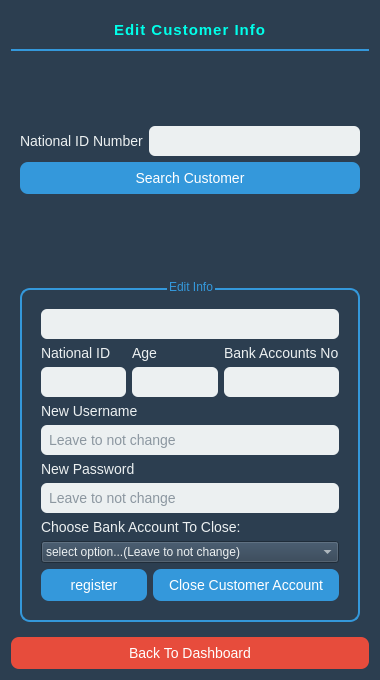
<?xml version="1.0" encoding="UTF-8"?>
<ui version="4.0">
 <class>EditCustomerInfo</class>
 <widget class="QWidget" name="EditCustomerInfo">
  <property name="geometry">
   <rect>
    <x>0</x>
    <y>0</y>
    <width>380</width>
    <height>680</height>
   </rect>
  </property>
  <property name="sizePolicy">
   <sizepolicy hsizetype="Fixed" vsizetype="Fixed">
    <horstretch>0</horstretch>
    <verstretch>0</verstretch>
   </sizepolicy>
  </property>
  <property name="minimumSize">
   <size>
    <width>380</width>
    <height>680</height>
   </size>
  </property>
  <property name="maximumSize">
   <size>
    <width>380</width>
    <height>680</height>
   </size>
  </property>
  <property name="windowTitle">
   <string>EditCustomerInfo</string>
  </property>
  <property name="styleSheet">
   <string notr="true">QWidget {
    background-color: #2c3e50;
    font-family: &quot;Segoe UI&quot;, sans-serif;
    color: #ecf0f1;
}

QLabel {
    font-size: 14px;
}

QLabel#name, QLabel#id, QLabel#Balance, QLabel#account_type,
QLabel#CN, QLabel#AN, QLabel#IBAN, QLabel#CCV2, QLabel#Date {
    font-weight: bold;
    font-size: 16px;
    color: #ffffff;
    background-color: #34495e;
    padding: 6px 10px;
    border-radius: 8px;
}

QGroupBox {
    border: 2px solid #3498db;
    border-radius: 10px;
    margin-top: 10px;
    padding: 10px;
}

QGroupBox::title {
    color: #3498db;
    font-size: 16px;
    font-weight: bold;
}

QLineEdit {
    background-color: #ecf0f1;
    color: #2c3e50;
    padding: 6px;
    border-radius: 6px;
    font-size: 14px;
}

QPushButton {
    background-color: #3498db;
    color: white;
    font-size: 14px;
    padding: 8px 16px;
    border: none;
    border-radius: 8px;
}

QPushButton:hover {
    background-color: #2980b9;
}

QPushButton#logoutButton {
    background-color: #e74c3c;
}

QPushButton#logoutButton:hover {
    background-color: #c0392b;
}
</string>
  </property>
  <layout class="QGridLayout" name="gridLayout_3">
   <item row="0" column="0">
    <widget class="QLabel" name="LL">
     <property name="sizePolicy">
      <sizepolicy hsizetype="Preferred" vsizetype="Fixed">
       <horstretch>0</horstretch>
       <verstretch>0</verstretch>
      </sizepolicy>
     </property>
     <property name="styleSheet">
      <string notr="true">QLabel {
    font-size: 15px;
    font-weight: bold;
    color: rgb(0, 255, 234);
    padding: 10px 0;
    border-bottom: 2px solid #3498db;
    letter-spacing: 1px;
}
</string>
     </property>
     <property name="text">
      <string>Edit Customer Info</string>
     </property>
     <property name="alignment">
      <set>Qt::AlignmentFlag::AlignCenter</set>
     </property>
    </widget>
   </item>
   <item row="3" column="0">
    <widget class="QPushButton" name="logoutButton">
     <property name="text">
      <string>Back To Dashboard</string>
     </property>
    </widget>
   </item>
   <item row="1" column="0">
    <widget class="QWidget" name="widget" native="true">
     <layout class="QGridLayout" name="gridLayout">
      <item row="0" column="0">
       <layout class="QVBoxLayout" name="verticalLayout_3">
        <item>
         <spacer name="verticalSpacer_2">
          <property name="orientation">
           <enum>Qt::Orientation::Vertical</enum>
          </property>
          <property name="sizeHint" stdset="0">
           <size>
            <width>20</width>
            <height>40</height>
           </size>
          </property>
         </spacer>
        </item>
        <item>
         <layout class="QHBoxLayout" name="horizontalLayout">
          <item>
           <widget class="QLabel" name="label_2">
            <property name="text">
             <string>National ID Number</string>
            </property>
           </widget>
          </item>
          <item>
           <widget class="QLineEdit" name="ID_Line"/>
          </item>
         </layout>
        </item>
        <item>
         <widget class="QPushButton" name="search_btn">
          <property name="text">
           <string>Search Customer</string>
          </property>
         </widget>
        </item>
        <item>
         <spacer name="verticalSpacer_3">
          <property name="orientation">
           <enum>Qt::Orientation::Vertical</enum>
          </property>
          <property name="sizeHint" stdset="0">
           <size>
            <width>20</width>
            <height>40</height>
           </size>
          </property>
         </spacer>
        </item>
       </layout>
      </item>
     </layout>
    </widget>
   </item>
   <item row="2" column="0">
    <widget class="QWidget" name="widget_2" native="true">
     <layout class="QGridLayout" name="gridLayout_2">
      <item row="0" column="0">
       <layout class="QVBoxLayout" name="verticalLayout_4">
        <item>
         <widget class="QGroupBox" name="groupBox">
          <property name="title">
           <string>Edit Info</string>
          </property>
          <property name="alignment">
           <set>Qt::AlignmentFlag::AlignCenter</set>
          </property>
          <layout class="QVBoxLayout" name="verticalLayout_10">
           <item>
            <widget class="QLineEdit" name="name_label">
             <property name="font">
              <font>
               <family>Segoe UI</family>
               <pointsize>-1</pointsize>
              </font>
             </property>
             <property name="alignment">
              <set>Qt::AlignmentFlag::AlignCenter</set>
             </property>
             <property name="readOnly">
              <bool>true</bool>
             </property>
            </widget>
           </item>
           <item>
            <layout class="QHBoxLayout" name="horizontalLayout_3">
             <item>
              <layout class="QVBoxLayout" name="verticalLayout_9">
               <item>
                <widget class="QLabel" name="label_6">
                 <property name="text">
                  <string>National ID</string>
                 </property>
                </widget>
               </item>
               <item>
                <widget class="QLineEdit" name="ID_label">
                 <property name="font">
                  <font>
                   <family>Segoe UI</family>
                   <pointsize>-1</pointsize>
                  </font>
                 </property>
                 <property name="alignment">
                  <set>Qt::AlignmentFlag::AlignCenter</set>
                 </property>
                 <property name="readOnly">
                  <bool>true</bool>
                 </property>
                </widget>
               </item>
              </layout>
             </item>
             <item>
              <layout class="QVBoxLayout" name="verticalLayout_7">
               <item>
                <widget class="QLabel" name="label_7">
                 <property name="text">
                  <string>Age</string>
                 </property>
                </widget>
               </item>
               <item>
                <widget class="QLineEdit" name="Age_label">
                 <property name="font">
                  <font>
                   <family>Segoe UI</family>
                   <pointsize>-1</pointsize>
                  </font>
                 </property>
                 <property name="alignment">
                  <set>Qt::AlignmentFlag::AlignCenter</set>
                 </property>
                 <property name="readOnly">
                  <bool>true</bool>
                 </property>
                </widget>
               </item>
              </layout>
             </item>
             <item>
              <layout class="QVBoxLayout" name="verticalLayout_6">
               <item>
                <widget class="QLabel" name="label_8">
                 <property name="text">
                  <string>Bank Accounts No</string>
                 </property>
                </widget>
               </item>
               <item>
                <widget class="QLineEdit" name="Accounts_number_label">
                 <property name="font">
                  <font>
                   <family>Segoe UI</family>
                   <pointsize>-1</pointsize>
                  </font>
                 </property>
                 <property name="alignment">
                  <set>Qt::AlignmentFlag::AlignCenter</set>
                 </property>
                 <property name="readOnly">
                  <bool>true</bool>
                 </property>
                </widget>
               </item>
              </layout>
             </item>
            </layout>
           </item>
           <item>
            <layout class="QVBoxLayout" name="verticalLayout_2">
             <item>
              <widget class="QLabel" name="label_4">
               <property name="text">
                <string>New Username</string>
               </property>
              </widget>
             </item>
             <item>
              <widget class="QLineEdit" name="new_username_lineEdit">
               <property name="placeholderText">
                <string>Leave to not change</string>
               </property>
              </widget>
             </item>
            </layout>
           </item>
           <item>
            <layout class="QVBoxLayout" name="verticalLayout">
             <item>
              <widget class="QLabel" name="label_5">
               <property name="text">
                <string>New Password</string>
               </property>
              </widget>
             </item>
             <item>
              <widget class="QLineEdit" name="new_password_lineEdit">
               <property name="echoMode">
                <enum>QLineEdit::EchoMode::Password</enum>
               </property>
               <property name="placeholderText">
                <string>Leave to not change</string>
               </property>
              </widget>
             </item>
            </layout>
           </item>
           <item>
            <layout class="QVBoxLayout" name="verticalLayout_5">
             <item>
              <widget class="QLabel" name="label_3">
               <property name="text">
                <string>Choose Bank Account To Close:</string>
               </property>
              </widget>
             </item>
             <item>
              <widget class="QComboBox" name="comboBox">
               <item>
                <property name="text">
                 <string>select option...(Leave to not change)</string>
                </property>
               </item>
              </widget>
             </item>
            </layout>
           </item>
           <item>
            <layout class="QVBoxLayout" name="verticalLayout_8">
             <item>
              <layout class="QHBoxLayout" name="horizontalLayout_2">
               <item>
                <widget class="QPushButton" name="register_btn">
                 <property name="text">
                  <string>register</string>
                 </property>
                </widget>
               </item>
               <item>
                <widget class="QPushButton" name="delete_account_btn">
                 <property name="text">
                  <string>Close Customer Account</string>
                 </property>
                </widget>
               </item>
              </layout>
             </item>
            </layout>
           </item>
          </layout>
         </widget>
        </item>
       </layout>
      </item>
     </layout>
    </widget>
   </item>
  </layout>
 </widget>
 <resources/>
 <connections/>
</ui>
